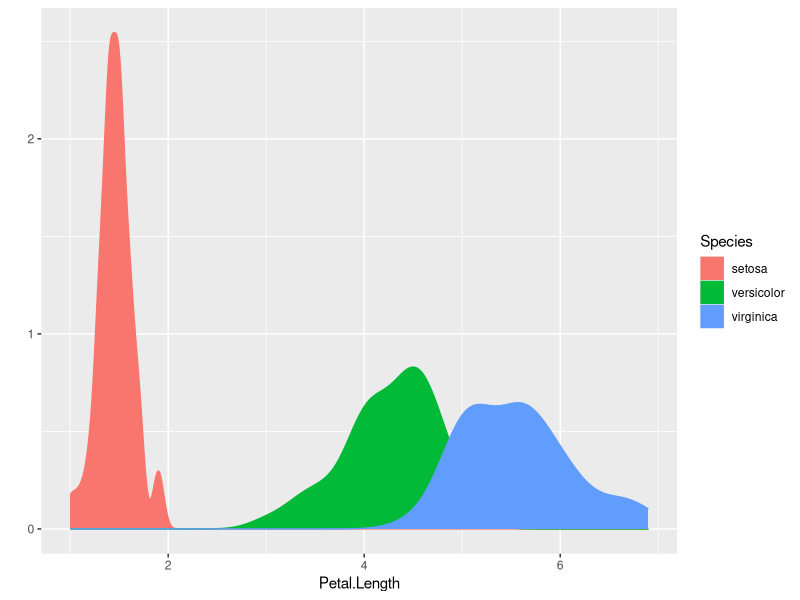
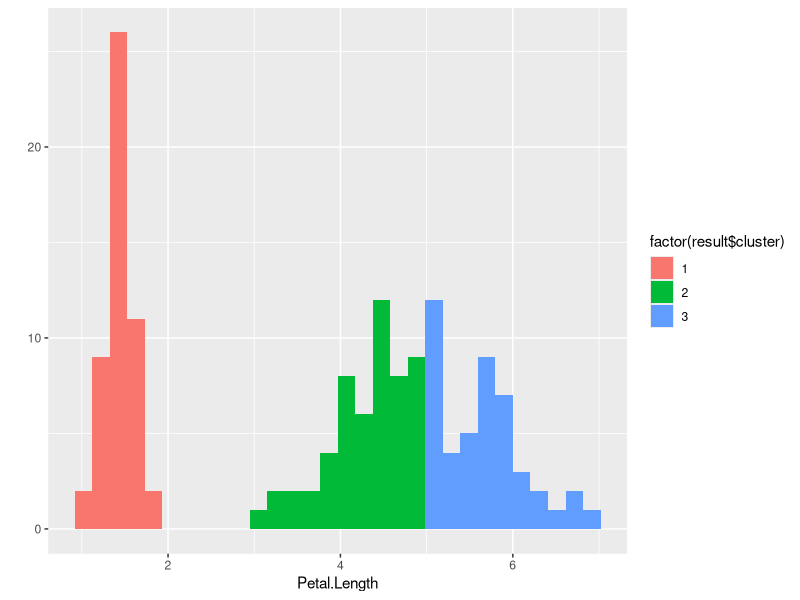

Write the R code that produced these figures, in order.
# CLUSTERING IRIS.R
#
#
# Version:
#
# Date:
# Author:
#sdfdf
#TOC> ==========================================================================
#TOC>
#TOC>   Section  Title                                            Line
#TOC> --------------------------------------------------------------------------
#TOC>   1        Packages
#TOC>   2        Dataset exploration
#TOC>   3        Clustering
#TOC>   4        Multidimensional clustering
#TOC> ==========================================================================

# ====    1  Packages  =========================================================

if (!require(ggplot2, quietly = TRUE)) {
    install.packages("ggplot2")
    library(ggplot2)
}

# ====    2 Dataset exploration  ===============================================

my_data <- iris

# Let's explore the dataset
str(my_data)

summary(my_data$Petal.Length)

# Let's explore the distribution of petal length across the different species

qplot(
    Petal.Length,
    data = my_data,
    geom = 'density',
    color = Species,
    fill = Species
)

# ====    3 Clustering  ========================================================

# Can we exctract the different species into clusters using petal lenght?

my_data2<-my_data[,"Petal.Length"]

num_cluster<-3

set.seed(12345)

result<-kmeans(my_data2,num_cluster,nstart = 20)
# Let's see how the original species have been assigned into clusters

table(result$cluster,my_data$Species)

# Let's plot sepal lenght per cluster
qplot(Petal.Length,
      data = my_data,
      fill=factor(result$cluster),)


# ====    4 Multidimensional clustering  =======================================

# Can we exctract the different species into clusters using 2 attributes?



# Let's plot sepal lenght and petal width per cluster


